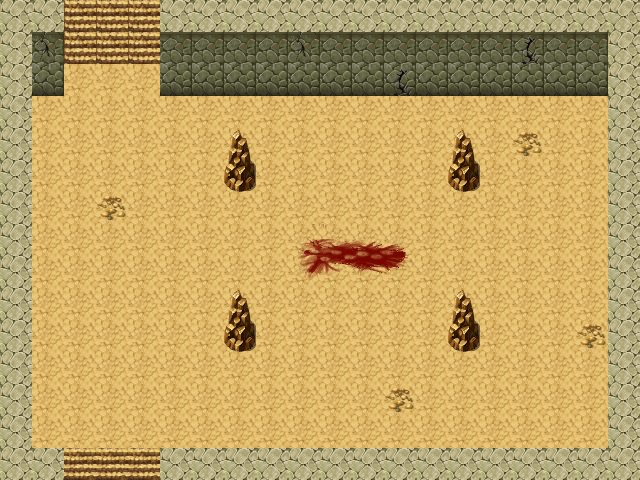

A level layout from a 2D game, rendered from its tile map. Below: a short description, then the map file with tile-grid data replaced by summaries:
An orthogonal 20x15 tile map with 32x32 px tiles, 2 tile layers (Kachelebene 1, Kachelebene 2), 4 tilesets.

<map version="1.0" orientation="orthogonal" width="20" height="15" tilewidth="32" tileheight="32">
 <tileset firstgid="1" name="PathAndObjects_0" tilewidth="32" tileheight="32">
  <image source="PathAndObjects_0.png" width="512" height="480" />
  <tile id="89">
   <properties>
    <property name="blocked" value="true" />
   </properties>
  </tile>
  <tile id="137">
   <properties>
    <property name="blocked" value="true" />
   </properties>
  </tile>
  <tile id="153">
   <properties>
    <property name="blocked" value="true" />
   </properties>
  </tile>
 </tileset>
 <tileset firstgid="241" name="blood" tilewidth="32" tileheight="32">
  <image source="blood.png" width="512" height="512" />
 </tileset>
 <tileset firstgid="497" name="TileD_VX" tilewidth="32" tileheight="32">
  <image source="TileD_VX.png" width="512" height="512" />
  <tile id="64">
   <properties>
    <property name="blocked" value="true" />
   </properties>
  </tile>
  <tile id="80">
   <properties>
    <property name="blocked" value="true" />
   </properties>
  </tile>
 </tileset>
 <tileset firstgid="753" name="map1" tilewidth="32" tileheight="32">
  <image source="map1.png" width="256" height="512" />
  <tile id="24">
   <properties>
    <property name="isBack" value="true" />
   </properties>
  </tile>
  <tile id="25">
   <properties>
    <property name="isDoor" value="true" />
   </properties>
  </tile>
 </tileset>
 <layer name="Kachelebene 1" width="20" height="15">
  <data>[300 cells, 300 non-empty, 6 distinct tile ids]</data>
 </layer>
 <layer name="Kachelebene 2" width="20" height="15">
  <data>[300 cells, 33 non-empty, 15 distinct tile ids]</data>
 </layer>
</map>
